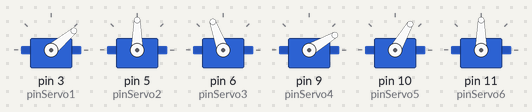
A sketch run on a simulated Arduino Uno, built with avr-gcc and run on an emulated ATmega328P. Parts: 6 × servo.

Above: at 0.05 s.
At 2.0 s:
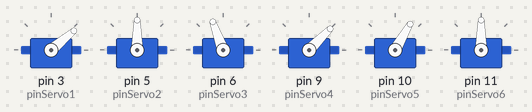
At 4.0 s:
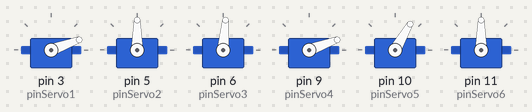
At 6.0 s:
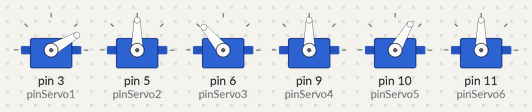
At 8.0 s:
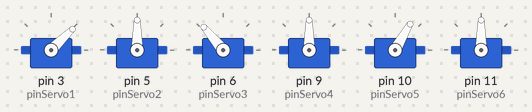
Timing chart, 0 to 10.4 s (numbered marks = the images above):
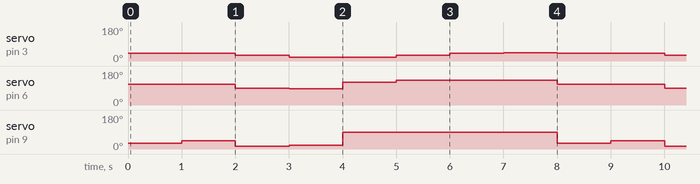

Measured:
- by itself, servo on pin 3 (pinServo1): repeats every 8.0 s: 20° 2.0 s, 30° 1.0 s, 40° 1.0 s, 44° 1.0 s, 40° 2.0 s, 30° 1.0 s
- by itself, servo on pin 6 (pinServo3): repeats every 8.0 s: 85° 1.0 s, 120° 1.0 s, 130° 3.0 s, 110° 2.0 s, 90° 1.0 s
- by itself, servo on pin 9 (pinServo4): repeats every 8.0 s: 15° 1.0 s, 20° 1.0 s, 90° 4.0 s, 30° 1.0 s, 45° 1.0 s

The sketch:

square_drawing.ino
```cpp
#include <Vector.h>
#include <Servo.h>

Servo servo1;
Servo servo2;
Servo servo3;
Servo servo4;
Servo servo5;
Servo servo6;

int pinServo1 = 3;
int pinServo2 = 5;
int pinServo3 = 6;
int pinServo4 = 9;
int pinServo5 = 10;
int pinServo6 = 11;

const unsigned int SIZE = 8;

int CLOSE = 10;

int SQRJV[SIZE][3] = {{40,110,30},
                      {40,110,45},
                      {30,90,15},
                      {20,85,20},
                      {20,120,90},
                      {30,130,90},
                      {40,130,90},
                      {44,130,90}};

int startPosSquare[3] = {40,110,30};

void setup() {
  servo1.attach(pinServo1);
  servo2.attach(pinServo2);
  servo3.attach(pinServo3);
  servo4.attach(pinServo4);
  servo5.attach(pinServo5);
  servo6.attach(pinServo6);

  moveToStartforShapeDrawingSquare();
}

void loop() {
  drawSqaure();
}

void moveToStartforShapeDrawingSquare() {
  servo5.write(60);
  servo1.write(startPosSquare[0]);
  servo3.write(startPosSquare[1]);
  servo4.write(startPosSquare[2]);
}

void drawSqaure() {
  moveToStartforShapeDrawingSquare();

  int currPos[3];

  for(int i = 0; i < SIZE; i++) {
    for(int j = 0; j < 3; j++) { currPos[j] = SQRJV[i][j]; }

    setServoPositionforShape(currPos);

    delay(1000);
  }

  moveToStartforShapeDrawingSquare();
}

void setServoPositionforShape(int currPos[]) {

  servo1.write(currPos[0]);
  servo3.write(currPos[1]);
  servo4.write(currPos[2]);
}
```
